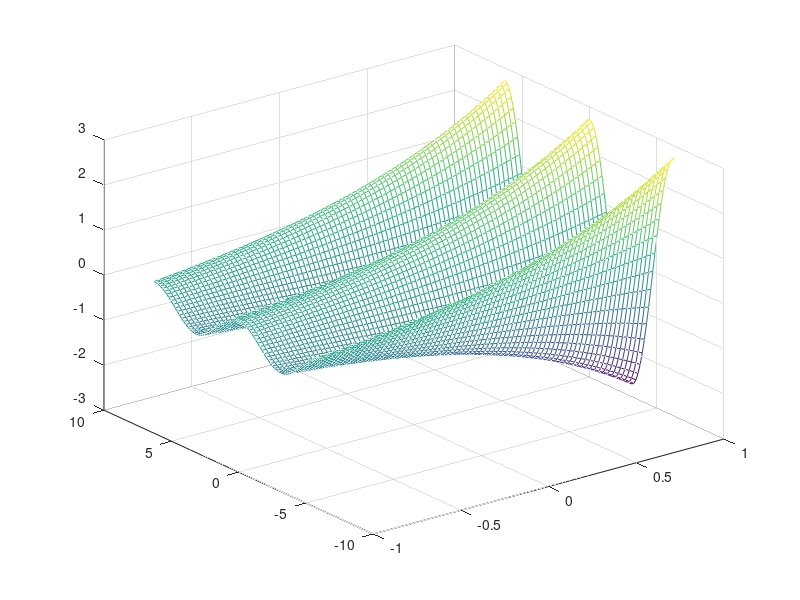

MATLAB code to generate this figure:
%8.12

[x,y] = meshgrid(-1:1/40:1,-2*pi:pi/20:2*pi);
%3d equation
%tricky to read in and program


z = exp(x+1i*y); %our complex function.
figure(1);

mesh(x,y,real(z));
%using real z because we dont want to program the complex points
%of z

